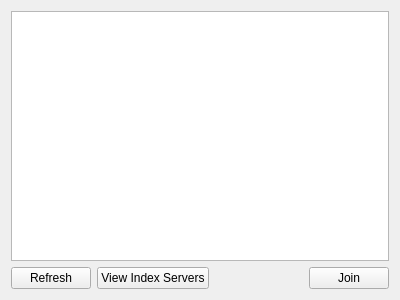
<?xml version="1.0" encoding="UTF-8"?>
<ui version="4.0">
 <class>JoinGameSetupView</class>
 <widget class="QWidget" name="JoinGameSetupView">
  <property name="geometry">
   <rect>
    <x>0</x>
    <y>0</y>
    <width>400</width>
    <height>300</height>
   </rect>
  </property>
  <property name="windowTitle">
   <string>Form</string>
  </property>
  <layout class="QGridLayout" name="gridLayout">
   <item row="0" column="0">
    <layout class="QVBoxLayout" name="verticalLayout">
     <item>
      <widget class="QListWidget" name="listWidget"/>
     </item>
     <item>
      <layout class="QHBoxLayout" name="horizontalLayout">
       <item>
        <widget class="QPushButton" name="btnRefresh">
         <property name="sizePolicy">
          <sizepolicy hsizetype="Maximum" vsizetype="Fixed">
           <horstretch>0</horstretch>
           <verstretch>0</verstretch>
          </sizepolicy>
         </property>
         <property name="text">
          <string>Refresh</string>
         </property>
        </widget>
       </item>
       <item>
        <widget class="QPushButton" name="btnViewIndexServers">
         <property name="text">
          <string>View Index Servers</string>
         </property>
        </widget>
       </item>
       <item>
        <spacer name="horizontalSpacer">
         <property name="orientation">
          <enum>Qt::Horizontal</enum>
         </property>
         <property name="sizeHint" stdset="0">
          <size>
           <width>40</width>
           <height>20</height>
          </size>
         </property>
        </spacer>
       </item>
       <item>
        <widget class="QPushButton" name="btnJoin">
         <property name="sizePolicy">
          <sizepolicy hsizetype="Maximum" vsizetype="Fixed">
           <horstretch>0</horstretch>
           <verstretch>0</verstretch>
          </sizepolicy>
         </property>
         <property name="text">
          <string>Join</string>
         </property>
        </widget>
       </item>
      </layout>
     </item>
    </layout>
   </item>
  </layout>
 </widget>
 <resources/>
 <connections>
  <connection>
   <sender>btnRefresh</sender>
   <signal>clicked()</signal>
   <receiver>JoinGameSetupView</receiver>
   <slot>refreshClicked()</slot>
   <hints>
    <hint type="sourcelabel">
     <x>60</x>
     <y>270</y>
    </hint>
    <hint type="destinationlabel">
     <x>4</x>
     <y>276</y>
    </hint>
   </hints>
  </connection>
  <connection>
   <sender>btnJoin</sender>
   <signal>clicked()</signal>
   <receiver>JoinGameSetupView</receiver>
   <slot>joinClicked()</slot>
   <hints>
    <hint type="sourcelabel">
     <x>335</x>
     <y>276</y>
    </hint>
    <hint type="destinationlabel">
     <x>332</x>
     <y>293</y>
    </hint>
   </hints>
  </connection>
  <connection>
   <sender>btnViewIndexServers</sender>
   <signal>clicked()</signal>
   <receiver>JoinGameSetupView</receiver>
   <slot>viewIndexServersClicked()</slot>
   <hints>
    <hint type="sourcelabel">
     <x>184</x>
     <y>279</y>
    </hint>
    <hint type="destinationlabel">
     <x>136</x>
     <y>296</y>
    </hint>
   </hints>
  </connection>
 </connections>
 <slots>
  <slot>refreshClicked()</slot>
  <slot>joinClicked()</slot>
  <slot>viewIndexServersClicked()</slot>
 </slots>
</ui>
